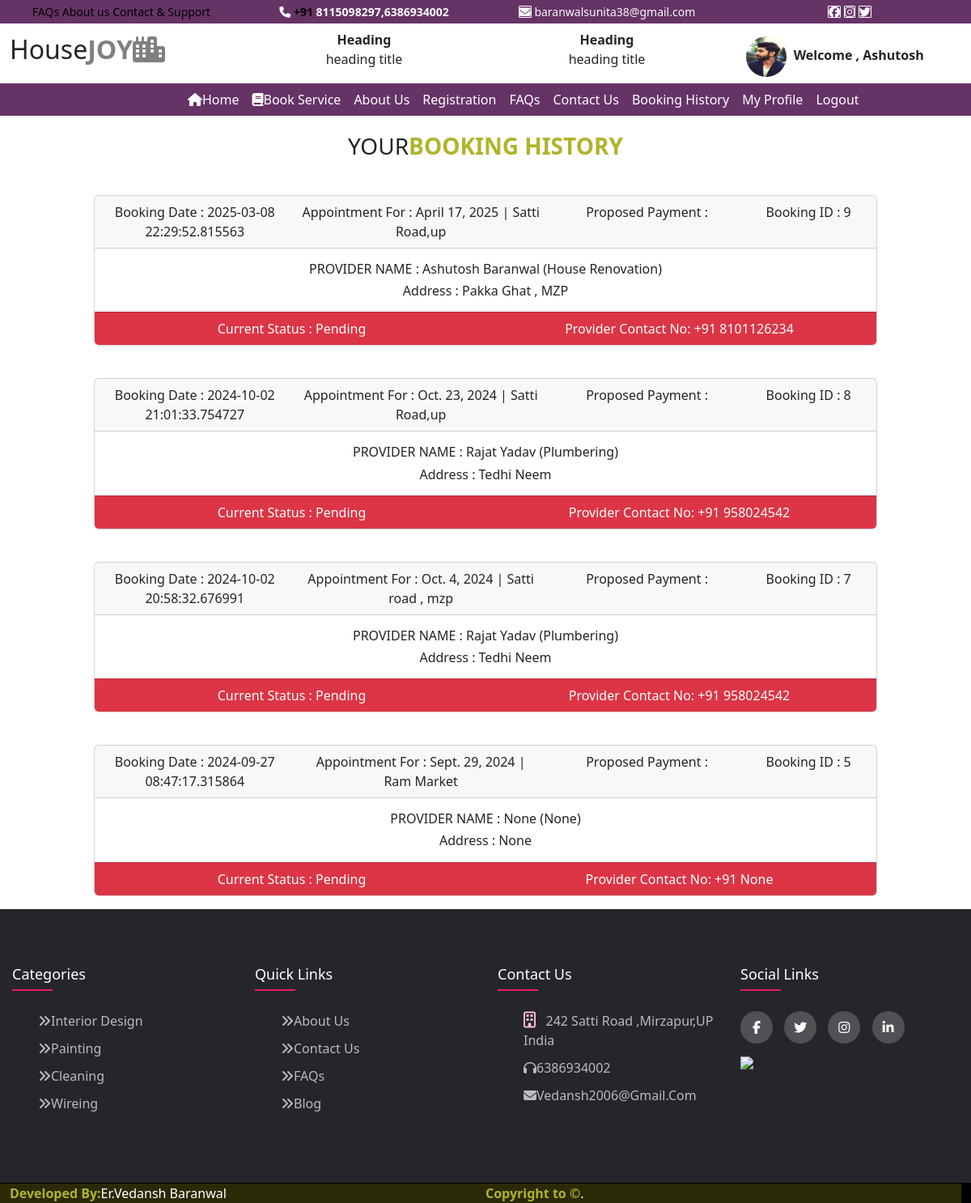
The page /history/ (signed in) on the database its author committed.
### user/models.py (models this page shows, shortened)
class service_provider(models.Model):
    provider_name = models.CharField(max_length=50,null=True)
    provider_picture = models.ImageField(upload_to='static/provider/',null=True)
    per_square = models.FloatField()
    discount_price = models.FloatField()
    service_name = models.CharField(max_length=200,null=True)
    details = models.TextField(null=True)
    availability = HTMLField(null=True)
    provider_mobile = models.CharField(max_length=20,null=True)
    city = models.TextField(max_length=40,null=True)
    address = TextField(null=True)
    service_picture = models.ImageField(upload_to='static/service/',null=True)
    service_category = models.ForeignKey(category,on_delete=models.CASCADE)
    pincode = models.IntegerField(null=True)
    added_date = models.DateField(null=True)

class tbl_booking(models.Model):
    providerid=models.CharField(max_length=50,null=True)
    email=models.CharField(max_length=50,null=True)
    date=models.DateField(null=True)
    time=models.CharField(max_length=50,null=True)
    detail=models.TextField(null=True)
    address=models.TextField(null=True)
    city=models.CharField(max_length=50,null=True)
    pincode=models.IntegerField(null=True)
    payment=models.IntegerField(null=True)
    reqdate=models.CharField(max_length=50,null=True)
    status=models.CharField(max_length=50,null=True)

### user/views.py (the view)
# urls.py: path('history/',views.bookinghistory),
def bookinghistory(request):
    cursor=connection.cursor()
    email = request.session.get('email')
    cursor.execute("select * from user_tbl_booking left join user_service_provider on user_tbl_booking.providerid=user_service_provider.id where user_tbl_booking.email='"+email+"' order by user_tbl_booking.id desc")
    rows=cursor.fetchall()
    md={"data":rows}
    return render(request,'bookinghistory.html',md)

### templates/bookinghistory.html (shortened to what this page needs)
{% extends 'base.html'  %}
{% load static %}
{% block childpage %}
<div class="row mt-3 " id="offeredservices">
    <p class="fs-3 text-center">YOUR<b class="txt-color3">BOOKING HISTORY</b></p>
    {% for s in data %}
    <div class="col-sm-10 mx-auto mt-2 p-3 ">
        <div class="card text-center">
  <div class="card-header">
   <div class="row">
       <div class="col-sm-3">Booking Date : {{s.11}}</div>
       <div class="col-sm-4">Appointment For : {{s.1}} | {{s.4}} </div>
       <div class="col-sm-3">Proposed Payment : {{s.}}  </div>
       <div class="col-sm-2 float-end">Booking ID : {{s.0}}</div>
   </div>
  </div>
  <div class="card-body">
    <h6 class="card-title">PROVIDER NAME : {{s.13}} ({{s.17}}) </h6>
    <h6 class="card-text">Address : {{s.22}}</h6>
  </div>
          <div class="card-footer text-muted bg-danger">
              <div class="row" style="color:#ffffff">
                  <div class="col-sm-6">Current Status : Pending</div>
                  <div class="col-sm-6 float-end">Provider Contact No: +91 {{s.20}} </div>
              </div>
  </div>
</div>
    </div>
{% endfor %}
</div>
{% endblock %}

### templates/base.html (style rules this page uses)
body { overflow-x:hidden; }
:root { --bgcolor1:#006A4E; --bgcolor2:#663366; --bgcolor3:#AFB42B; }
.txt-color3 { color:var(--bgcolor3); }
* { margin:0; padding:0; box-sizing: border-box; }
.row { display: flex; flex-wrap: wrap; }

### rows shown on the page
service_provider: s "2025-03-08 22:29:52.815563", s "April 17, 2025", s "Satti Road,up", s "9", provider_name "Ashutosh Baranwal", service_name "House Renovation", address "Pakka Ghat , MZP", provider_mobile "8101126234"
service_provider: s "2024-10-02 21:01:33.754727", s "Oct. 23, 2024", s "Satti Road,up", s "8", provider_name "Rajat Yadav", service_name "Plumbering", address "Tedhi Neem", provider_mobile "958024542", s "2024-10-02 20:58:32.676991", s "Oct. 4, 2024", s "Satti road , mzp", s "7"
tbl_booking: reqdate "2024-09-27 08:47:17.315864", date "Sept. 29, 2024", address "Ram Market", id "5", s "None"

### other values the page prints
{{ request.session.email }} "baranwalsunita38@gmail.com"
{{ request.session.name }} "Ashutosh"
